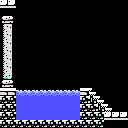

This is a level from a 2D game, rendered from its Tiled map with the project's own tilesets. A one-line summary and the complete map file follow:
An orthogonal 16x16 tile map with 8x8 px tiles, 1 tile layer (Tile Layer 1).

<map version="1.0" tiledversion="1.0.2" orientation="orthogonal" renderorder="right-down" width="16" height="16" tilewidth="8" tileheight="8" nextobjectid="1">
 <tileset firstgid="1" name="tiles-outer-ruins" tilewidth="8" tileheight="8" tilecount="256" columns="16">
  <image source="tiles-outer-ruins.png" width="128" height="128" />
 </tileset>
 <layer name="Tile Layer 1" width="16" height="16">
  <data encoding="csv">
150,150,1,1,1,1,1,1,1,1,1,1,1,1,1,1,
1,1,1,1,1,1,1,1,1,1,1,1,1,1,1,1,
251,252,1,1,1,1,1,1,1,1,1,1,1,1,1,1,
249,250,1,1,1,1,1,1,1,1,1,1,1,1,1,1,
249,250,1,1,1,1,1,1,1,1,1,1,1,1,1,1,
249,250,1,1,1,1,1,1,1,1,1,1,1,1,1,1,
249,250,1,1,1,1,1,1,1,1,1,1,1,1,1,1,
249,250,1,1,1,1,1,1,1,1,1,1,1,1,1,1,
249,250,1,1,1,1,1,1,1,1,1,1,1,1,1,1,
253,254,1,1,1,1,1,1,1,1,1,1,1,1,1,1,
251,252,1,1,1,1,1,1,1,1,1,1,1,1,1,1,
158,158,130,130,130,130,130,130,130,130,158,176,1,1,1,1,
161,161,129,129,129,129,129,129,129,129,161,175,176,1,1,1,
161,161,129,129,129,129,129,129,129,129,161,161,175,176,1,1,
161,161,129,129,129,129,129,129,129,129,161,161,161,150,150,150,
161,161,161,161,161,161,161,161,161,161,161,161,161,1,1,1
</data>
 </layer>
</map>
